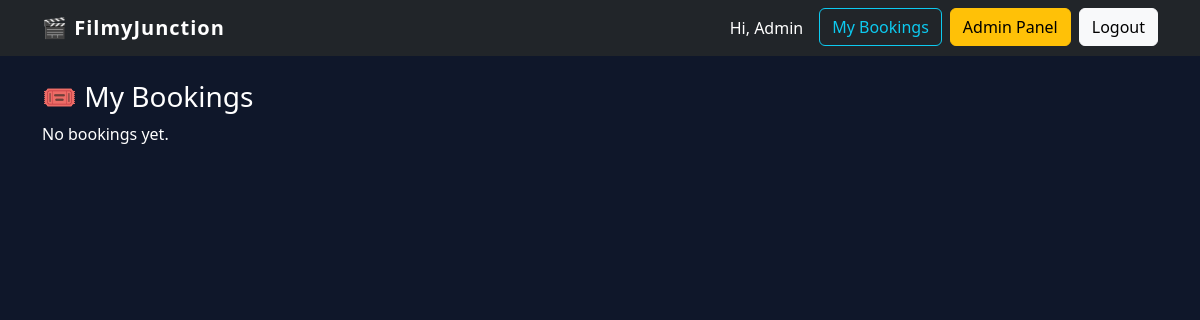
The app's page /my-bookings (signed in), older data.
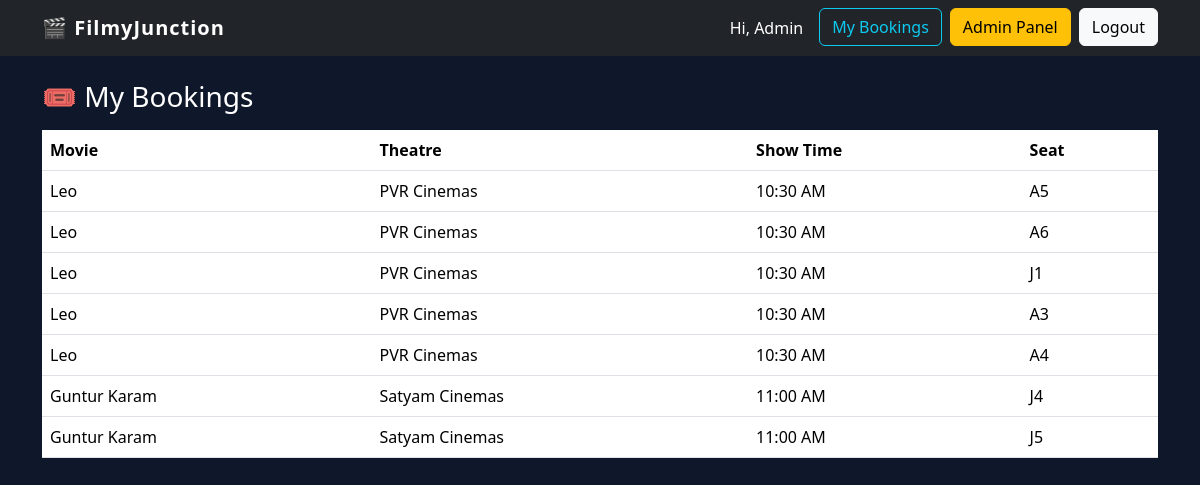
The same page, newer data.
### models.py (models this page shows)
class SeatBooking(db.Model):
    id = db.Column(db.Integer, primary_key=True)
    show_id = db.Column(db.Integer, db.ForeignKey('show.id'), nullable=False)
    seat_number = db.Column(db.String(5), nullable=False)
    user_id = db.Column(db.Integer, db.ForeignKey('user.id'), nullable=False)
    show = db.relationship('Show')
    user = db.relationship('User')

class Movie(db.Model):
    id = db.Column(db.Integer, primary_key=True)
    title = db.Column(db.String(100), nullable=False)
    poster = db.Column(db.String(200), nullable=False)
    rating = db.Column(db.Float, nullable=False)
    description = db.Column(db.Text, nullable=False)

class Theatre(db.Model):
    id = db.Column(db.Integer, primary_key=True)
    name = db.Column(db.String(100), nullable=False)
    location = db.Column(db.String(100), nullable=False)

class Show(db.Model):
    id = db.Column(db.Integer, primary_key=True)
    movie_id = db.Column(db.Integer, db.ForeignKey('movie.id'), nullable=False)
    screen_id = db.Column(db.Integer, db.ForeignKey('screen.id'), nullable=False)
    show_time = db.Column(db.String(20), nullable=False)
    movie = db.relationship('Movie')
    screen = db.relationship('Screen')

### app.py (the view)
@app.route("/my-bookings")
@login_required
def my_bookings():
    bookings = SeatBooking.query.filter_by(
        user_id=current_user.id
    ).all()
    return render_template("my_bookings.html", bookings=bookings)

### app.py (called while the page is built)
@login_manager.user_loader
def load_user(user_id):
    return db.session.get(User, int(user_id))

### templates/my_bookings.html
{% extends 'base.html' %}
{% block content %}
<h3>🎟️ My Bookings</h3>
{% if bookings %}
<table class="table mt-3">
    <thead>
        <tr>
            <th>Movie</th>
            <th>Theatre</th>
            <th>Show Time</th>
            <th>Seat</th>
        </tr>
    </thead>
    <tbody>
    {% for b in bookings %}
        <tr>
            <td>{{ b.show.movie.title }}</td>
            <td>{{ b.show.screen.theatre.name }}</td>
            <td>{{ b.show.show_time }}</td>
            <td>{{ b.seat_number }}</td>
        </tr>
    {% endfor %}
    </tbody>
</table>
{% else %}
<p>No bookings yet.</p>
{% endif %}
{% endblock %}

Row changes from the older to the newer data that the page shows:
added SeatBooking: show.movie "Leo", show.screen.theatre.name "PVR Cinemas", show.show_time "10:30 AM", seat_number "A5"
added SeatBooking: show.movie "Leo", show.screen.theatre.name "PVR Cinemas", show.show_time "10:30 AM", seat_number "A6"
added SeatBooking: show.movie "Leo", show.screen.theatre.name "PVR Cinemas", show.show_time "10:30 AM", seat_number "J1"
added SeatBooking: show.movie "Leo", show.screen.theatre.name "PVR Cinemas", show.show_time "10:30 AM", seat_number "A3"
added SeatBooking: show.movie "Leo", show.screen.theatre.name "PVR Cinemas", show.show_time "10:30 AM", seat_number "A4"
added SeatBooking: show.movie "Guntur Karam", show.screen.theatre.name "Satyam Cinemas", show.show_time "11:00 AM", seat_number "J4"
added SeatBooking: show.movie "Guntur Karam", show.screen.theatre.name "Satyam Cinemas", show.show_time "11:00 AM", seat_number "J5"
Text that changed along with them:
text no longer shown: "No bookings yet."
text now shown: "Movie Theatre Show Time Seat"
